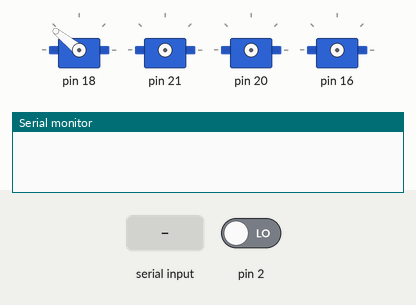
Recording of a sketch running on a simulated Arduino Uno, built with avr-gcc and run on an emulated ATmega328P. Shown: 4 × servo, the last lines printed to the serial monitor. Inputs (shaded band) come from the test bench; at power-on: pin 2 LOW.

Above: at 0.01 s.
At 1.6 s:
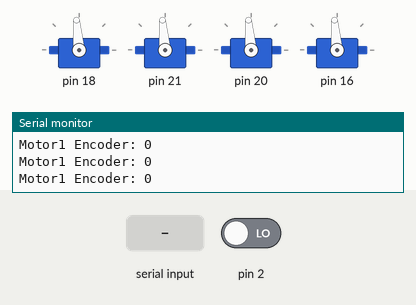
1.7 s: "90,45\n" received over Serial
Timing chart, 0 to 4.7 s (numbered marks = the images above; inputs shaded):
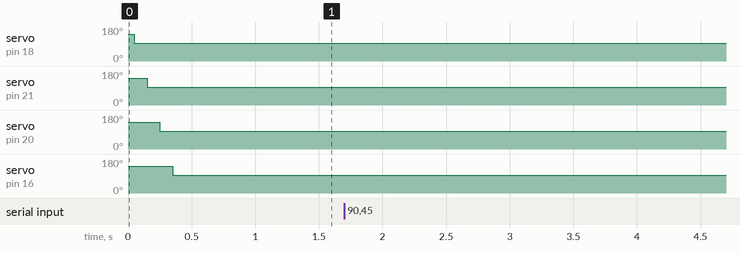

The sketch:

Encoder_1_Motor_Test.ino
```cpp
#include <Servo.h>
#include "Motor.h"

const int enc1A = 9;
const int enc1B = 8;
const int enc2A = 7;
const int enc2B = 6;
const int enc3A = 2;
const int enc3B = 3;
const int enc4A = 5;
const int enc4B = 4;

int value;
unsigned long t0;  // control sampling rate (period ini)
unsigned long t1;  // control sampling rate (period end)
long timeInterval = 10;  // 10ms per loop = 100Hz

Motor Motor1(18, enc1A, enc1B);
Motor Motor2(21, enc2A, enc2B);
Motor Motor3(20, enc3A, enc3B);
Motor Motor4(16, enc4A, enc4B);

void setup() {
  Serial.begin(115200);

  Motor1.getReady();
  Motor2.getReady();
  Motor3.getReady();
  Motor4.getReady();

  t0 = millis();
}

void loop() {
  t1 = t0 + timeInterval;

  // Read value from Serial input (simulating the RPi input)
  value = mySerialReadString().toInt();

  // Send continuous control signals to Motor1 based on input value
  if (value != 0) {
    Motor1.controlMotor(value);  // Example control on Motor1, you can extend to others
  }

  // Print encoder count for each motor
  Serial.print("Motor1 Encoder: ");
  Serial.println(Motor1.getEncoderCount());

  /*Serial.print("Motor2 Encoder: ");
  Serial.println(Motor2.getEncoderCount());

  Serial.print("Motor3 Encoder: ");
  Serial.println(Motor3.getEncoderCount());

  Serial.print("Motor4 Encoder: ");
  Serial.println(Motor4.getEncoderCount());*/

  // Wait for the next cycle
  while (millis() <= t1) {
    delay(1);
  }

  t0 = t1;
}

// Helper function to read serial input
String mySerialReadString() {
  int c;
  String str = "";

  if (Serial.available() <= 0) {
    return str;
  }

  while (1) {
    c = Serial.read();
    if (c == 0 || c == 0x0A || c == 0x0D) break;
    str = str + String(char(c));
    if (Serial.available() <= 0) {
      delay(1);
      if (Serial.available() <= 0) break;
    }
  }

  return str;
}
```

Motor.cpp
```cpp
#include "Motor.h"

Motor* Motor::instances[4] = {nullptr, nullptr, nullptr, nullptr};
int Motor::instanceIndex = 0;

// Constructor
Motor::Motor(int pwmPin, int encoderPinA, int encoderPinB)
  : _pwmPin(pwmPin), _encoderPinA(encoderPinA), _encoderPinB(encoderPinB), _encoderCount(0), _lastUpdate(0) {
    instances[instanceIndex++] = this;
}

void Motor::getReady() {
    _ESC.attach(_pwmPin);

    pinMode(_encoderPinA, INPUT);
    pinMode(_encoderPinB, INPUT);

    attachInterrupt(digitalPinToInterrupt(_encoderPinA), []() { Motor::instances[0]->encoderISR(); }, CHANGE);

    controlMotor(2000);
    delay(50);
    controlMotor(1500);
    delay(50);
    controlMotor(1520);
}

void Motor::controlMotor(int pulse) {
    if (pulse >= 1000 && pulse <= 2000) {
        _ESC.writeMicroseconds(pulse);
    } else {
        Serial.println("Invalid pulse value");
    }
}

void Motor::encoderISR() {
    int stateA = digitalRead(_encoderPinA);
    int stateB = digitalRead(_encoderPinB);

    if (stateA == stateB) {
        _encoderCount++;
    } else {
        _encoderCount--;
    }

    // Calculate speed (based on time intervals)
    unsigned long currentTime = millis();
    if (_lastUpdate > 0) {
        _timeElapsed = (currentTime - _lastUpdate) / 1000.0;  // Convert ms to seconds
    }
    _lastUpdate = currentTime;
}

int Motor::getEncoderCount() const {
    return _encoderCount;
}

float Motor::getRPS() {
    // Return revolutions per second
    return (_encoderCount / float(pulsesPerRevolution)) / _timeElapsed;
}

float Motor::getRPM() {
    // Return revolutions per minute
    return getRPS() * 60;
}
```

Motor.h
```cpp
#ifndef Motor_h
#define Motor_h

#include <Servo.h>

class Motor {
public:
    Motor(int pwmPin, int encoderPinA, int encoderPinB);
    void getReady();
    void controlMotor(int pulse);
    int getEncoderCount() const;

    void encoderISR();  // Non-static, handles interrupts for this motor
    float getRPS();     // Return revolutions per second
    float getRPM();     // Return revolutions per minute

private:
    Servo _ESC;
    int _pwmPin;
    int _encoderPinA;
    int _encoderPinB;
    volatile int _encoderCount;
    unsigned long _lastUpdate;  // Track the last time the encoder was updated
    float _timeElapsed;         // Time between encoder changes

    static const int pulsesPerRevolution = 360;  // Change this according to your encoder
    static Motor* instances[4];  // Optional for global ISR management
    static int instanceIndex;
};

#endif
```
